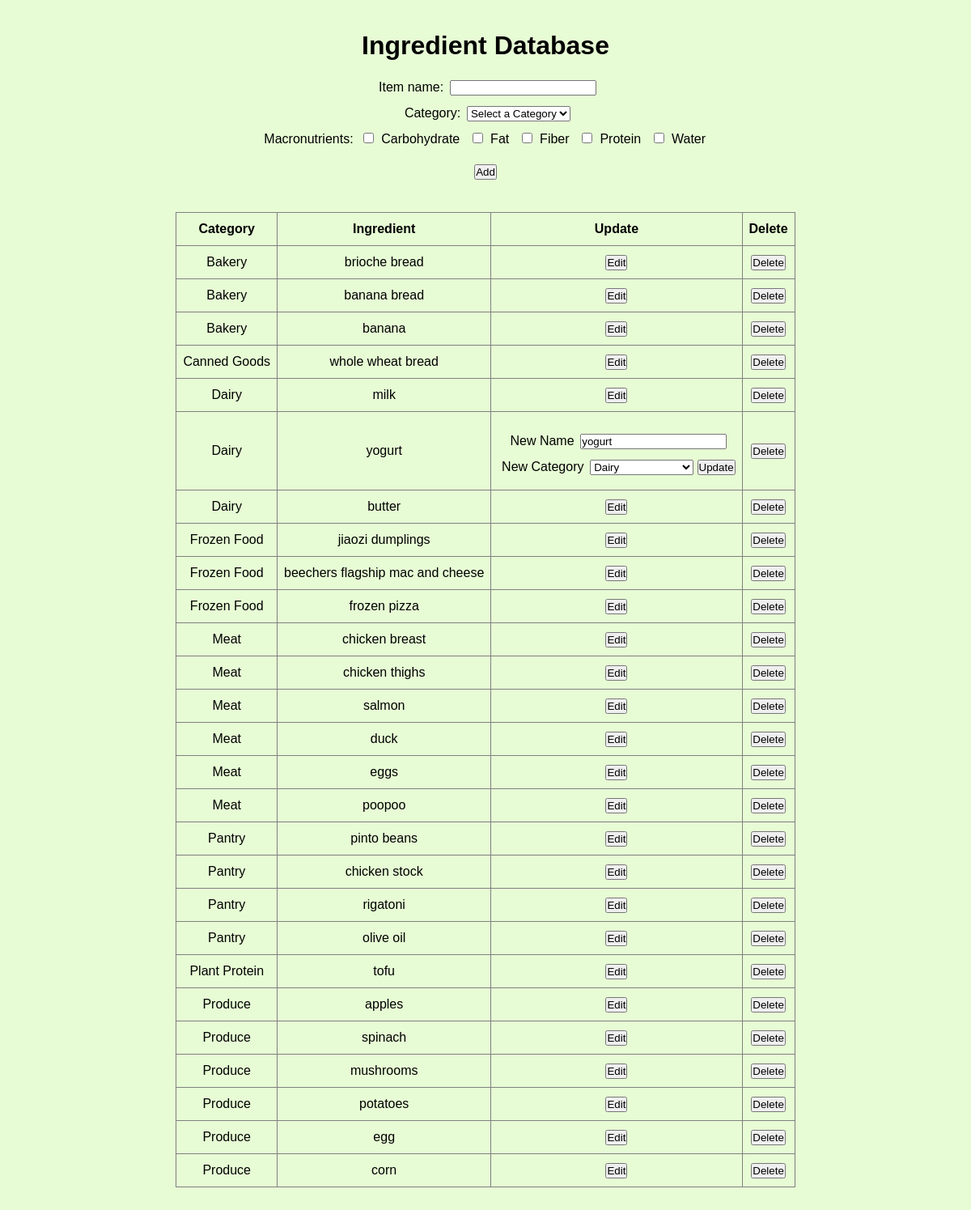
Page /update/3 on the committed database.
### tables this page shows
CREATE TABLE macronutrient (
    id INTEGER PRIMARY KEY,
    macro_name TEXT UNIQUE NOT NULL
);

CREATE TABLE ingredient (
    id INTEGER PRIMARY KEY,
    ingredient_name TEXT UNIQUE NOT NULL,
    category_id INTEGER NOT NULL,
    FOREIGN KEY (category_id) REFERENCES category(id) ON DELETE RESTRICT
);

CREATE TABLE category (
    id INTEGER PRIMARY KEY,
    category_name TEXT UNIQUE NOT NULL
);

### flaskapp.py (the view)
@app.route('/update/<int:ingredient_id>', methods=['GET'])
def edit_ingredient(ingredient_id):
    db = get_db()
    cur = db.cursor()
    cur.execute("""
        SELECT ingredient.id, ingredient.ingredient_name AS ingredient, category.category_name AS category
        FROM ingredient
        JOIN category ON ingredient.category_id = category.id
        ORDER BY category.category_name;
    """)
    ingredientInventory = cur.fetchall()
    cur.execute("SELECT id, macro_name FROM macronutrient ORDER BY macro_name;")
    macros = [(row["id"], row["macro_name"]) for row in cur.fetchall()]
    cur.execute("SELECT category_name FROM category ORDER BY category_name;")
    categories = [("", "Select a Category")] + [(row["category_name"], row["category_name"]) for row in cur.fetchall()]
    item_form = ItemForm()
    item_form.category.choices = categories
    item_form.macros.choices = macros
    update_form = UpdateForm()
    cur.execute("""
        SELECT ingredient.ingredient_name, category.category_name
        FROM ingredient
        JOIN category ON ingredient.category_id = category.id
        WHERE ingredient.id = ?
    """, (ingredient_id,))
    ingredient = cur.fetchone()
    if ingredient:
        update_form.ingredient_id.data = ingredient_id
        update_form.new_name.data = ingredient["ingredient_name"]
        update_form.new_category.choices = categories
        update_form.new_category.data = ingredient["category_name"]
    return render_template('ingredient.html', ingredientInventory=ingredientInventory, item_form=item_form, update_form=update_form, selected_ingredient_id=ingredient_id)

### forms.py (shortened to what this page needs)
class ItemForm(FlaskForm):
    item = StringField("Add Item", validators=[DataRequired(message="There is nothing to add!"), Length(min=2, max=50, message="Hmm, not sure if that's an item.")])
    category = SelectField("Category", choices=[("", "Select a Category")], validators=[DataRequired(message="Please select a category!")])
    macros = SelectMultipleField("Macronutrients", coerce=int, option_widget=widgets.CheckboxInput(), widget=widgets.ListWidget(prefix_label=False))
    submit = SubmitField("Add")

class UpdateForm(FlaskForm):
    ingredient_id = HiddenField("Ingredient ID")
    new_name = StringField("New Name", validators=[DataRequired(), Length(min=2, max=50)])
    new_category = SelectField("New Category", choices=[("", "Select a Category")], validators=[DataRequired(message="Please select a category!")])
    quantity = StringField('Quantity', validators=[Optional()])
    macros = SelectMultipleField('Macros', validators=[Optional()])
    submit = SubmitField("Update")

### flaskapp.py (called while the page is built)
def get_db():
    db = getattr(g, '_database', None)
    if db is None:
        db = g._database = sqlite3.connect(DATABASE)
        db.row_factory = sqlite3.Row
    return db

@app.teardown_appcontext
def close_connection(exception):
    db = getattr(g, '_database', None)
    if db is not None:
        db.close()

### templates/ingredient.html (shortened to what this page needs)
<!DOCTYPE html>
<html lang="en">
<head>
    <link rel="stylesheet" href="{{ url_for('static', filename='css/style.css') }}">
</head>
<body>
    <h1>Ingredient Database</h1>
    {% include 'add_item.html' %}
    <main>
        <table border="1">
            <thead>
                <tr>
                    <th>Category</th>
                    <th>Ingredient</th>
                    <th>Update</th>
                    <th>Delete</th>
                </tr>
            </thead>
            <tbody>
                {% for ingredient in ingredientInventory %}
                <tr>
                    <td>{{ ingredient['category'] }}</td>
                    <td>{{ ingredient['ingredient'] }}</td>
                    <td>{% include 'update.html' %}</td>
                    <td>{% include 'delete.html' %}</td>
                </tr>
                {% endfor %}
            </tbody>
        </table>
    </main>
</body>
</html>

### templates/add_item.html (shortened to what this page needs)
<form id="add_item" action="/add_item" method="POST" novalidate>
    <label for="item">Item name:</label>
    {{ item_form.item() }}
    <br>
    <label for="category_form">Category:</label>
    {{ item_form.category() }}
    <br>
    <label for="macros">Macronutrients:</label>
    {% for macro in item_form.macros %}
        <label>{{ macro }} {{ macro.label }}</label>
    {% endfor %}
    <br>
    {{ item_form.submit() }}
</form>

### templates/update.html (shortened to what this page needs)
{% if ingredient['id'] != selected_ingredient_id %}
<form id="edit" action="{{ url_for('update_ingredient', ingredient_id=ingredient['id']) }}" method="GET">
    <button type="submit">Edit</button>
</form>
{% else %}
<form id="update" action="{{ url_for('update_ingredient', ingredient_id=ingredient['id']) }}" method="POST">
    {{ update_form.new_name.label }} {{ update_form.new_name() }} <br>
    {{ update_form.new_category.label }} {{ update_form.new_category() }}
    {{ update_form.submit() }}
</form>
{% endif %}

### templates/delete.html (shortened to what this page needs)
<form id="delete" action="{{ url_for('delete_ingredient', ingredient_id=ingredient['id']) }}" method="POST">
    <button type="submit" onclick="return confirm('Are you sure you want to delete this item?');">Delete</button>
</form>

### static/css/style.css (style rules this page uses)
* { padding: 0; margin: 0; box-sizing: border-box; }
html { font-size: 100%; line-height: 1.5; font-family: 'Space Grotesk', sans-serif; background-color: #e7fcd5; }
body { display: flex; flex-direction: column; max-width: 1100px; margin: 0 auto; }
main { display: block; text-align: center; }
h1 { font-size: 2em; text-align: center; margin: 1em auto 0em; }
button { display: inline-block; }
table { margin: 1em auto 3em; border-collapse: collapse; }
td { padding: .5em; text-align: center; vertical-align: middle; }
th { padding: .5em; text-align: center; vertical-align: middle; }
form { display: inline-block; margin-top: 1em; text-align: center; }
form#delete, form#edit { margin: 0; }
form label { display: inline-block; margin: 0 .2em .5em .3em; }

### rows in the picture
macronutrient: label "Carbohydrate"
macronutrient: label "Fat"
macronutrient: label "Fiber"
macronutrient: label "Protein"
macronutrient: label "Water"
ingredient: category "Bakery", ingredient "brioche bread"
ingredient: category "Bakery", ingredient "banana bread"
ingredient: category "Bakery", ingredient "banana"
ingredient: category "Canned Goods", ingredient "whole wheat bread"
ingredient: category "Dairy", ingredient "milk"
ingredient: category "Dairy", ingredient "yogurt", new_name.label "New Name", new_name "yogurt", new_category.label "New Category"
ingredient: category "Dairy", ingredient "butter"
ingredient: category "Frozen Food", ingredient "jiaozi dumplings"
ingredient: category "Frozen Food", ingredient "beechers flagship mac and cheese"
ingredient: category "Frozen Food", ingredient "frozen pizza"
ingredient: category "Meat", ingredient "chicken breast"
ingredient: category "Meat", ingredient "chicken thighs"
ingredient: category "Meat", ingredient "salmon"
ingredient: category "Meat", ingredient "duck"
ingredient: category "Meat", ingredient "eggs"
ingredient: category "Meat", ingredient "poopoo"
ingredient: category "Pantry", ingredient "pinto beans"
ingredient: category "Pantry", ingredient "chicken stock"
ingredient: category "Pantry", ingredient "rigatoni"
ingredient: category "Pantry", ingredient "olive oil"
ingredient: category "Plant Protein", ingredient "tofu"
ingredient: category "Produce", ingredient "apples"
ingredient: category "Produce", ingredient "spinach"
ingredient: category "Produce", ingredient "mushrooms"
ingredient: category "Produce", ingredient "potatoes"
ingredient: category "Produce", ingredient "egg"
ingredient: category "Produce", ingredient "corn"
